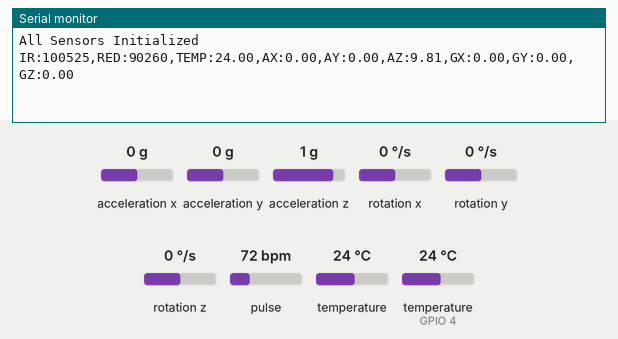
This sketch was run on a simulated ESP32. On the bench: the last lines printed to the serial monitor. The test bench sets the inputs (shaded band); at power-on: acceleration x 0 g, temperature (sensor on GPIO 4) 24 °C, acceleration y 0 g, acceleration z 1 g, rotation x 0 °/s, rotation y 0 °/s, rotation z 0 °/s, pulse 72 bpm, temperature 24 °C.

Above: at 1.2 s.
1.3 s: acceleration x set to -1.4 g
At 2.7 s:
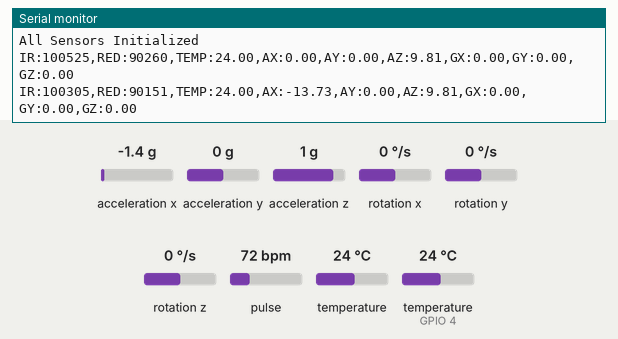
2.8 s: temperature (sensor on GPIO 4) set to 12 °C
4.3 s: acceleration y set to -1.4 g
At 4.9 s:
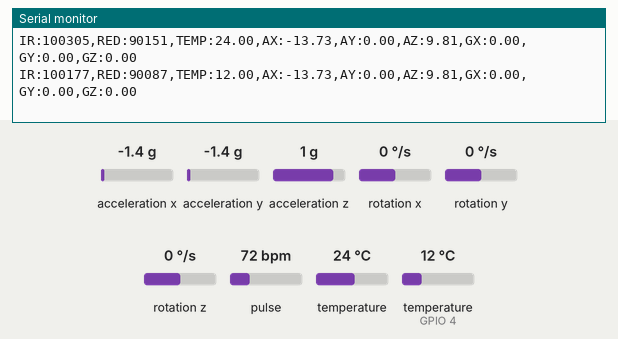
5.8 s: acceleration z set to -1.4 g
At 6.7 s:
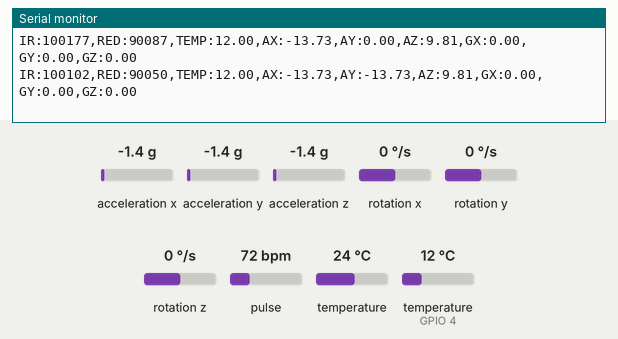
7.3 s: temperature (sensor on GPIO 4) set to 19 °C
At 8.6 s:
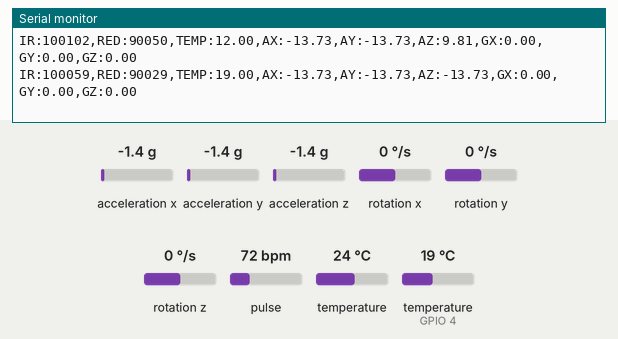
8.8 s: rotation x set to -192 °/s
At 10.4 s:
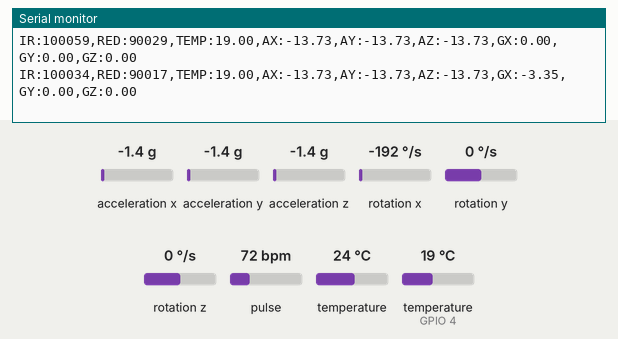
Timing chart, 0 to 11.3 s (numbered marks = the images above; inputs shaded):
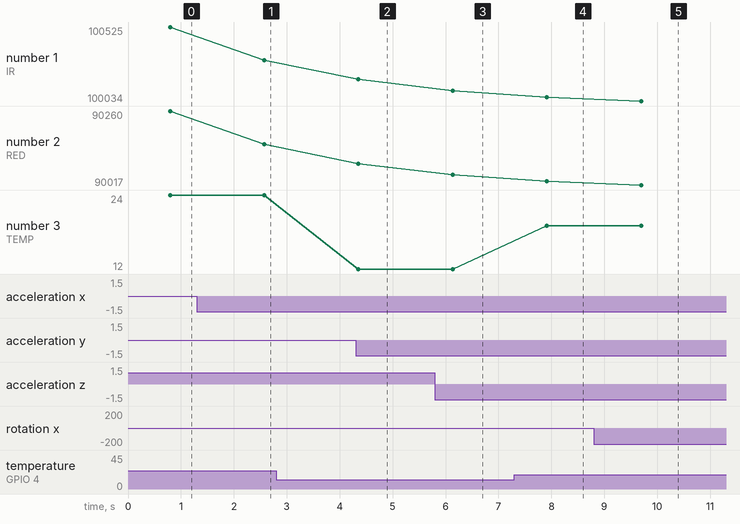

Measured:
- after the input at 1.3 s, the serial monitor: prints a new line after 1.3 s (image 1)
- after the input at 7.3 s, the serial monitor: prints a new line after 0.61 s (image 4)
- after the input at 8.8 s, the serial monitor: prints a new line after 0.89 s (image 5)
- plotted number 3: 12 → 19 after the input at 7.3 s

The sketch:

combined_sensor_rawdata.ino
```cpp
#include <Wire.h>

#include <Adafruit_MPU6050.h>
#include <Adafruit_Sensor.h>

#include "MAX30105.h"

#include <OneWire.h>
#include <DallasTemperature.h>

// ---------------- MPU6050 ----------------

Adafruit_MPU6050 mpu;

// ---------------- MAX30102 ----------------

MAX30105 particleSensor;

// ---------------- DS18B20 ----------------

#define ONE_WIRE_BUS 4

OneWire oneWire(ONE_WIRE_BUS);

DallasTemperature tempSensor(&oneWire);

// ------------------------------------------------

void setup() {

  Serial.begin(115200);

  Wire.begin(21,22);

  // MPU6050 Initialization
  if (!mpu.begin()) {

    Serial.println("MPU6050 NOT Found");

    while (1);
  }

  // MAX30102 Initialization
  if (!particleSensor.begin(Wire, I2C_SPEED_STANDARD)) {

    Serial.println("MAX30102 NOT Found");

    while (1);
  }

  particleSensor.setup();

  particleSensor.setPulseAmplitudeRed(0x1F);
  particleSensor.setPulseAmplitudeIR(0x1F);

  // DS18B20 Initialization
  tempSensor.begin();

  Serial.println("All Sensors Initialized");
}

// ------------------------------------------------

void loop() {

  // MPU6050 Data
  sensors_event_t a, g, temp;

  mpu.getEvent(&a, &g, &temp);

  // MAX30102 Data
  long irValue = particleSensor.getIR();

  long redValue = particleSensor.getRed();

  // DS18B20 Data
  tempSensor.requestTemperatures();

  float bodyTemp = tempSensor.getTempCByIndex(0);

  // ------------------------------------------------
  // Combined Raw Stream
  // ------------------------------------------------

  Serial.print("IR:");
  Serial.print(irValue);

  Serial.print(",");

  Serial.print("RED:");
  Serial.print(redValue);

  Serial.print(",");

  Serial.print("TEMP:");
  Serial.print(bodyTemp);

  Serial.print(",");

  Serial.print("AX:");
  Serial.print(a.acceleration.x);

  Serial.print(",");

  Serial.print("AY:");
  Serial.print(a.acceleration.y);

  Serial.print(",");

  Serial.print("AZ:");
  Serial.print(a.acceleration.z);

  Serial.print(",");

  Serial.print("GX:");
  Serial.print(g.gyro.x);

  Serial.print(",");

  Serial.print("GY:");
  Serial.print(g.gyro.y);

  Serial.print(",");

  Serial.print("GZ:");
  Serial.println(g.gyro.z);

  delay(1000);
}
```
